Frame 1 (no input): blank canvas, image omitted
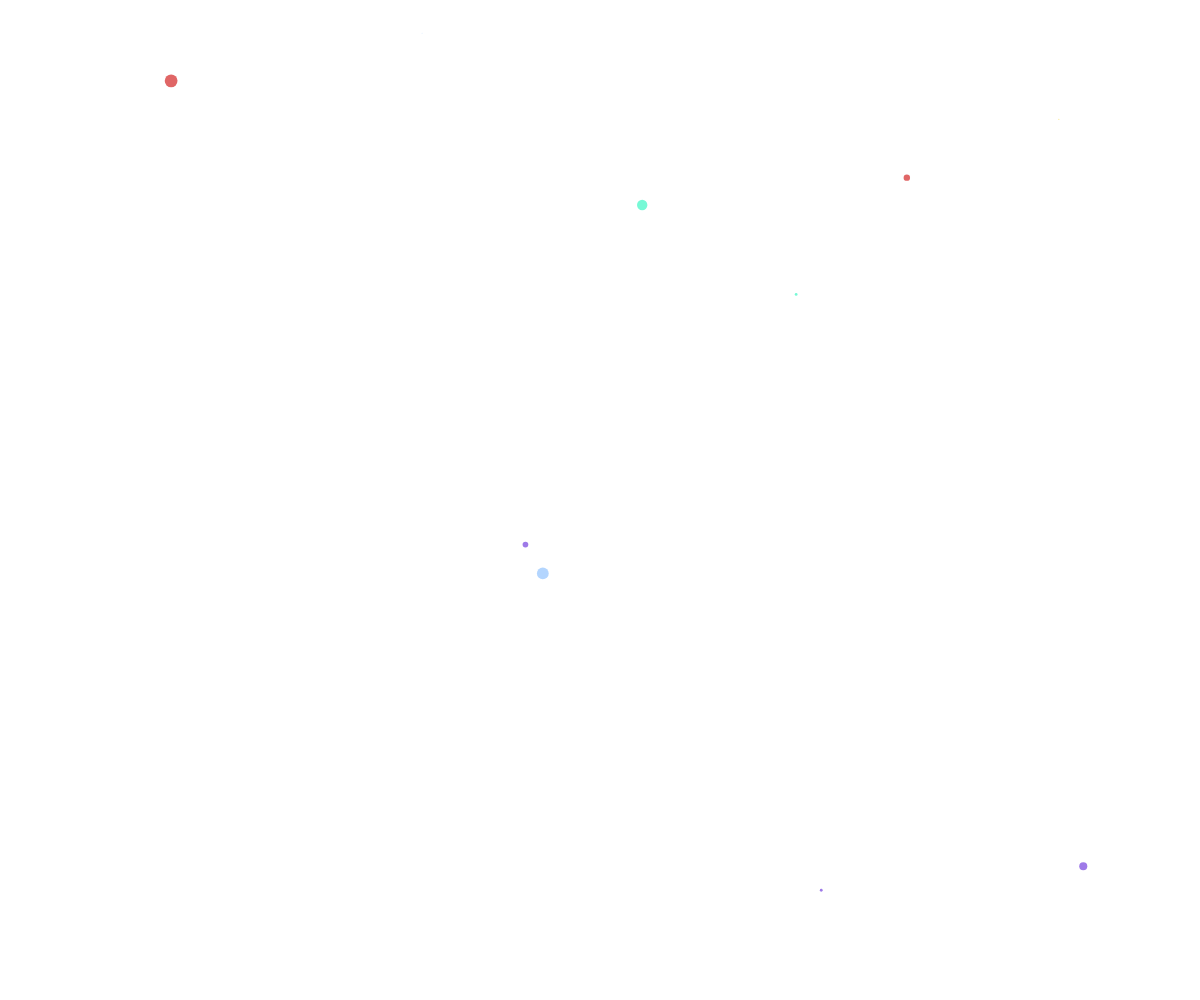
Frame 60 (no input)
Frame 120 (the mouse pressed at the canvas centre since frame 60): blank canvas, image omitted

The p5.js sketch that drew this single still picture (run headless with seeded random() and noise() and a simulated clock; from frame 60 on, the mouse is pressed at the canvas centre):

// p5.js sketch
// ── sketch.js
let stars = [];
nbrStars = 150;
let canvas;
let init = true;
let timeout;

function setup() {
  canvas = createCanvas(window.innerWidth, window.innerHeight);
  canvas.position(0, 0);
  canvas.style("z-index", "-1");
  initStars();
}

function draw() {
  background(255);
  translate(width / 2, height / 2);
  for (let i = 0; i < stars.length; i++) {
    stars[i].update();
    stars[i].show();
  }
}

function windowResized() {
  resizeCanvas(window.innerWidth, window.innerHeight);
  stars = [];

  clearTimeout(timeout);
  timeout = setTimeout(() => {
    initStars();
  }, 1000);
}

function initStars() {
  stars = [];
  for (let i = 0; i < nbrStars; i++) {
    stars.push(new Star());
  }
}

class Star {
  constructor() {
    const colors = [
      "rgba(128,185,254,", // #80B9FE
      "rgba(204,0,0,", // #CC0000
      "rgba(248,220,87,", // #F8DC57
      "rgba(28,245,186,", // #1CF5BA
      "rgba(94,33,217,", // #5E21D9
      "rgba(212,65,208,", // #D441D0
      "rgba(128,185,254,", // #80B9FE
      "rgba(245,166,35,", // #F5A623
      "rgba(126,211,33,", // #7ED321
      "rgba(248,231,28," // #F8E71C
    ];

    this.colorAlpha = 0.0;
    this.x = random(-width, width);
    this.y = random(-height, height);
    this.z = random(0, width);
    this.color = colors[Math.floor(Math.random() * colors.length)];
  }

  update() {
    this.z = this.z - width / 200;
    if (this.z < 1) {
      this.z = width;
      this.x = random(-width, width);
      this.y = random(-height, height);
    }
  }

  show() {
    fill(255);
    noStroke();

    let sx = map(this.x / this.z, 0, 1, 0, width);
    let sy = map(this.y / this.z, 0, 1, 0, height);

    let r = map(this.z, 0, width, 20, 0);

    if (this.colorAlpha < 1) {
      this.colorAlpha += 0.01;
    }

    let color = this.color + this.colorAlpha + ")";
    fill(color);
    ellipse(sx, sy, r, r);
  }
}

window.document.addEventListener(
  "touchmove",
  function(e) {
    e.preventDefault();
  },
  { passive: false }
);
